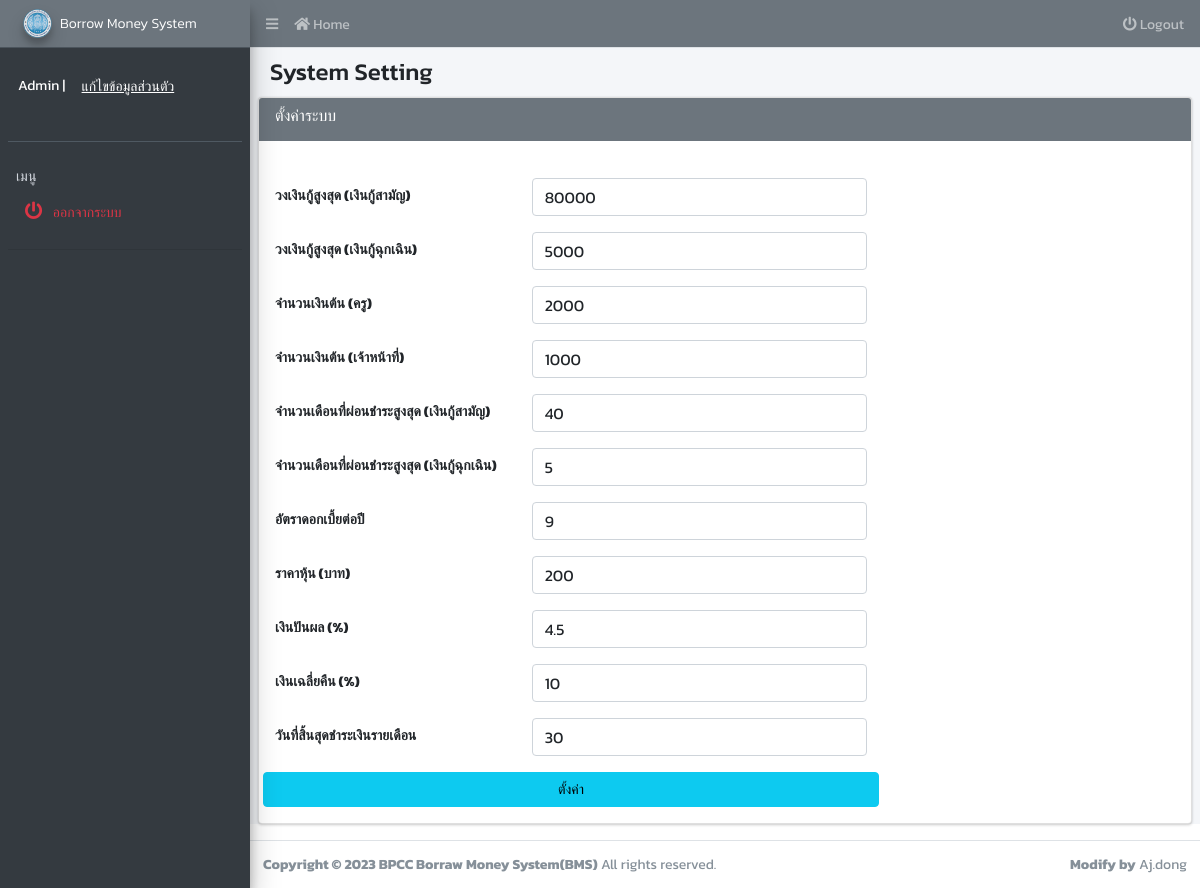
The page /admin/system.php (signed in) on the database as committed earlier.
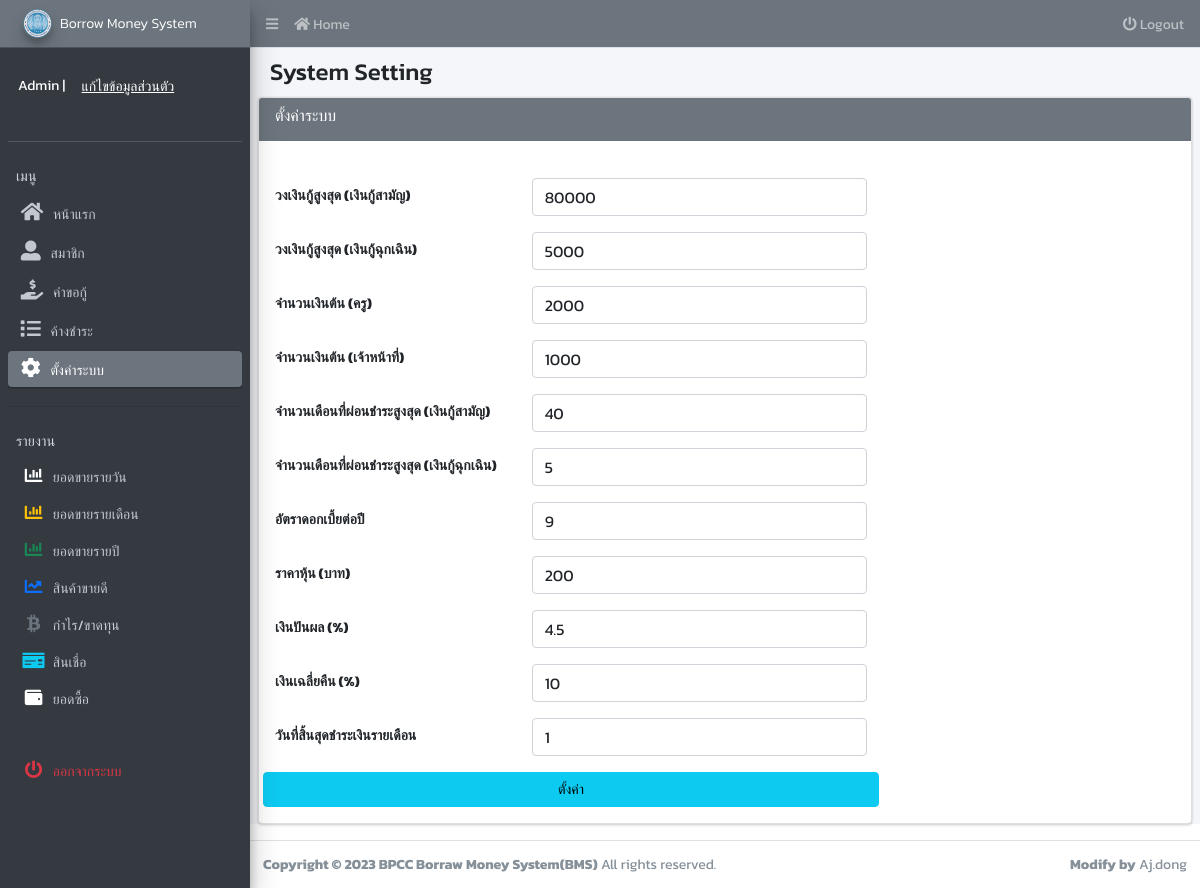
The same page on the database as committed later.
### tables this page shows
CREATE TABLE `system` (
  `st_id` int(11) NOT NULL,
  `st_max_amount_common` int(10) UNSIGNED NOT NULL COMMENT 'วงเงินกู้สูงสุด (เงินกู้สามัญ)',
  `st_max_amount_emergency` int(10) UNSIGNED NOT NULL COMMENT 'วงเงินกู้สูงสุด (เงินกู้ฉุกเฉิน)',
  `st_amount_cost_teacher` int(10) UNSIGNED NOT NULL COMMENT 'จำนวนเงินต้น (ครู)',
  `st_amount_cost_officer` int(10) UNSIGNED NOT NULL COMMENT 'จำนวนเงินต้น (เจ้าหน้าที่)',
  `st_max_months_common` int(10) UNSIGNED NOT NULL COMMENT 'จำนวนเดือนที่ผ่อนชำระสูงสุด (เงินกู้สามัญ)',
  `st_max_months_emergency` int(10) UNSIGNED NOT NULL COMMENT 'จำนวนเดือนที่ผ่อนชำระสูงสุด (เงินกู้ฉุกเฉิน)',
  `st_interest` float UNSIGNED NOT NULL COMMENT 'อัตราดอกเบี้ยต่อปี',
  `st_stock_price` float UNSIGNED NOT NULL COMMENT 'ราคาหุ้น (บาท)',
  `st_dividend_rate` float UNSIGNED NOT NULL COMMENT 'เงินปันผล (%)',
  `st_average_return_rate` float UNSIGNED NOT NULL COMMENT 'เงินเฉลี่ยคืน (%)',
  `st_dateline` int(10) UNSIGNED NOT NULL COMMENT 'วันที่สิ้นสุดชำระเงินรายเดือน'
);

### admin/system.php (the view, shortened to what this page needs)
<?php
$menu = "system";
include("header.php");
?>
<?php
$query = "SELECT * FROM `system` WHERE st_id = 1" or die("Error : ".mysqli_error($condb));
$result = mysqli_query($condb, $query);
$value = mysqli_fetch_array($result, MYSQLI_ASSOC);
?>
    <section class="content-header">
      <div class="container-fluid">
        <h1>System Setting</h1>
      </div>
    </section>
    <section class="content">
      <div class="card card-gray">
        <div class="card-header ">
          <h3 class="card-title">ตั้งค่าระบบ</h3>
        </div>
        <br>
        <div class="card-body">
          <div class="row">
            <div class="col-md-8">
              <form action="system_db.php" method="POST" enctype="multipart/form-data">
                <div class="row">
                  <label class="col-sm-5 col-form-label">วงเงินกู้สูงสุด (เงินกู้สามัญ)</label>
                  <div class="col-sm-7">
                    <input type="number" class="form-control" main="0" step="1" name="st_max_amount_common" value="<?php echo $value['st_max_amount_common']; ?>" required>
                  </div>
                </div>
                <div class="row mt-3">
                  <label class="col-sm-5 col-form-label">วงเงินกู้สูงสุด (เงินกู้ฉุกเฉิน)</label>
                  <div class="col-sm-7">
                    <input type="number" class="form-control" main="0" step="1" name="st_max_amount_emergency" value="<?php echo $value['st_max_amount_emergency']; ?>" required>
                  </div>
                </div>
                <div class="row mt-3">
                  <label class="col-sm-5 col-form-label">จำนวนเงินต้น (ครู)</label>
                  <div class="col-sm-7">
                    <input type="number" class="form-control" main="0" step="1" name="st_amount_cost_teacher" value="<?php echo $value['st_amount_cost_teacher']; ?>" required>
                  </div>
                </div>
                <div class="row mt-3">
                  <label class="col-sm-5 col-form-label">จำนวนเงินต้น (เจ้าหน้าที่)</label>
                  <div class="col-sm-7">
                    <input type="number" class="form-control" main="0" step="1" name="st_amount_cost_officer" value="<?php echo $value['st_amount_cost_officer']; ?>" required>
                  </div>
                </div>
                <div class="row mt-3">
                  <label class="col-sm-5 col-form-label">จำนวนเดือนที่ผ่อนชำระสูงสุด (เงินกู้สามัญ)</label>
                  <div class="col-sm-7">
                    <input type="number" class="form-control" main="0" step="1" name="st_max_months_common" value="<?php echo $value['st_max_months_common']; ?>" required>
                  </div>
                </div>
                <div class="row mt-3">
                  <label class="col-sm-5 col-form-label">จำนวนเดือนที่ผ่อนชำระสูงสุด (เงินกู้ฉุกเฉิน)</label>
                  <div class="col-sm-7">
                    <input type="number" class="form-control" main="0" step="1" name="st_max_months_emergency" value="<?php echo $value['st_max_months_emergency']; ?>" required>
                  </div>
                </div>
                <div class="row mt-3">
                  <label class="col-sm-5 col-form-label">อัตราดอกเบี้ยต่อปี</label>
                  <div class="col-sm-7">
                    <input type="number" class="form-control" main="0" max="100" step="0.01" name="st_interest" value="<?php echo $value['st_interest']; ?>" required>
                  </div>
                </div>
                <div class="row mt-3">
                  <label class="col-sm-5 col-form-label">ราคาหุ้น (บาท)</label>
                  <div class="col-sm-7">
                    <input type="number" class="form-control" main="0" step="1" name="st_stock_price" value="<?php echo $value['st_stock_price']; ?>" required>
                  </div>
                </div>
                <div class="row mt-3">
                  <label class="col-sm-5 col-form-label">เงินปันผล (%)</label>
                  <div class="col-sm-7">
                    <input type="number" class="form-control" main="0" max="100" step="0.01" name="st_dividend_rate" value="<?php echo $value['st_dividend_rate']; ?>" required>
                  </div>
                </div>
                <div class="row mt-3">
                  <label class="col-sm-5 col-form-label">เงินเฉลี่ยคืน (%)</label>
                  <div class="col-sm-7">
                    <input type="number" class="form-control" main="0" max="100" step="0.01" name="st_average_return_rate" value="<?php echo $value['st_average_return_rate']; ?>" required>
                  </div>
                </div>
                <div class="row mt-3">
                  <label class="col-sm-5 col-form-label">วันที่สิ้นสุดชำระเงินรายเดือน</label>
                  <div class="col-sm-7">
                    <input type="number" class="form-control" main="0" max="31" step="1" name="st_dateline" value="<?php echo $value['st_dateline']; ?>" required>
                  </div>
                </div>
                <div class="row mt-3">
                  <button type="submit" class="btn btn-info btn-block">ตั้งค่า</button>
                </div>
              </form>
            </div>
          </div>
        </div>
      </div>
    </section>
<?php
  include('footer2.php');
?>
</body>
</html>

### includes/header.php (shortened to what this page needs)
<!DOCTYPE html>
<html>
<head>
  <link rel="stylesheet" href="../assets/plugins/fontawesome-free/css/all.min.css">
  <link rel="stylesheet" href="../assets/plugins/datatables/css/dataTables.bootstrap5.min.css">
  <link rel="stylesheet" href="../assets/dist/css/adminlte.min.css">
  <link rel="stylesheet" href="../assets/plugins/bootstrap-5/bootstrap.min.css">
</head>
<body class="hold-transition sidebar-mini layout-fixed layout-navbar-fixed text-sm">
  <div class="wrapper">
    <?php include ("navbar.php"); ?>
    <?php include ("sidebar.php"); ?>
    <div class="content-wrapper">

### includes/navbar.php
<nav class="main-header  navbar navbar-expand navbar-gray navbar-dark">
  <ul class="navbar-nav">
    <li class="nav-item">
      <a class="nav-link" data-widget="pushmenu" href="#"><i class="fas fa-bars"></i></a>
    </li>
    <li class="nav-item">
      <a class="nav-link <?php if ($menu == "index"){echo "active";} ?>"  href="index.php"><i class="fas fa-home"></i> Home</a>
    </li>
  </ul>
  <ul class="navbar-nav ml-auto">
    <li class="nav-item">
      <a href="../logout.php" class="nav-link">
        <i class="fa fa-power-off"></i> Logout
      </a>
    </li>
  </ul>
</nav>

### includes/sidebar.php (shortened to what this page needs)
<aside class="main-sidebar sidebar-dark-gray elevation-4">
  <a href="" class="brand-link bg-gray">
    <img src="../bpcc_logo.png"
      alt="BPCC Logo"
      class="brand-image img-circle elevation-3"
      style="opacity: .8">
    <span class="brand-text font-weight-light">Borrow Money System</span>
  </a>
  <div class="sidebar">
    <div class="user-panel mt-3 pb-3 mb-3 d-flex">
      <div class="info">
        <p class="text-white"><?php echo $_SESSION['mem_name'];?> |
          <button type="button" class="btn btn-link text-white" data-bs-toggle="modal" data-bs-target="#myModal">แก้ไขข้อมูลส่วนตัว</button>
        </p>
      </div>
    </div>
    <?php if ($_SESSION["mem_status"] == 0) {?>
      <nav class="mt-2">
      <ul class="nav nav-pills nav-sidebar nav-child-indent flex-column" data-widget="treeview" role="menu" data-accordion="false">
        <li class="nav-header">เมนู</li>
        <li class="nav-item">
          <a href="index.php" class="nav-link <?php if($menu=="index"){echo "active";} ?> ">
            <i class="fas fa-home" style="font-size:20px"></i>
            <p>&nbsp;&nbsp;หน้าแรก</p>
          </a>
        </li>
        <li class="nav-item">
          <a href="list_mem.php" class="nav-link <?php if($menu=="member"){echo "active";} ?> ">
            <i class="fas fa-user-alt" style="font-size:20px"></i>
            <p>&nbsp;&nbsp;สมาชิก</p>
          </a>
        </li>
        <li class="nav-item">
          <a href="borrow_request.php" class="nav-link <?php if($menu=="borrow_request"){echo "active";} ?> ">
            <i class="fas fa-hand-holding-usd" style="font-size:20px"></i>
            <p>&nbsp;&nbsp;คำขอกู้</p>
          </a>
        </li>
        <li class="nav-item">
          <a href="mustpay.php" class="nav-link <?php if($menu=="mustpay"){echo "active";} ?> ">
            <i class="fas fa-list" style="font-size:20px"></i>
            <p>&nbsp;&nbsp;ค้างชำระ</p>
          </a>
        </li>
        <li class="nav-item">
          <a href="system.php" class="nav-link <?php if($menu=="system"){echo "active";} ?> ">
            <i class="fas fa-cog" style="font-size:20px"></i>
            <p>&nbsp;&nbsp;ตั้งค่าระบบ</p>
          </a>
        </li>
      </ul>
      <hr>
      <ul class="nav nav-pills nav-sidebar nav-child-indent flex-column" data-widget="treeview" role="menu" data-accordion="false">
        <li class="nav-header">รายงาน</li>
        <li class="nav-item">
          <a href="report_d.php" class="nav-link <?php if($menu=="report_d"){echo "active";} ?> ">
            <i class="nav-icon fas fa-chart-bar text-white"></i>
            <p>ยอดขายรายวัน</p>
          </a>
        </li>
        <li class="nav-item">
          <a href="report_m.php" class="nav-link <?php if($menu=="report_m"){echo "active";} ?> ">
            <i class="nav-icon fas fa-chart-bar text-warning"></i>
            <p>ยอดขายรายเดือน</p>
          </a>
        </li>
        <li class="nav-item">
          <a href="report_y.php" class="nav-link <?php if($menu=="report_y"){echo "active";} ?> ">
            <i class="nav-icon fas fa-chart-bar text-success"></i>
            <p>ยอดขายรายปี</p>
          </a>
        </li>
        <li class="nav-item">
          <a href="report_top10_product.php" class="nav-link <?php if($menu=="report_top10_product"){echo "active";} ?> ">
            <i class="nav-icon fas fa-chart-line text-primary"></i>
            <p>สินค้าขายดี</p>
          </a>
        </li>
        <li class="nav-item">
          <a href="#" class="nav-link <?php if($menu=="report_profit_loss"){echo "active";} ?> ">
            <i class="nav-icon fab fa-btc text-secondary"></i>
            <p>กำไร/ขาดทุน</p>
          </a>
        </li>
        <li class="nav-item">
          <a href="report_credit.php" class="nav-link <?php if($menu=="report_credit"){echo "active";} ?> ">
            <i class="nav-icon fas fa-money-check text-info"></i>
            <p>สินเชื่อ</p>
          </a>
        </li>
        <li class="nav-item">
          <a href="report_purchase.php" class="nav-link <?php if($menu=="report_purchase"){echo "active";} ?> ">
            <i class="nav-icon fas fa-wallet text-white"></i>
            <p>ยอดซื้อ</p>
          </a>
        </li>
        <li class="nav-header"></li>
        <li class="nav-item">
          <a href="../logout.php" class="nav-link text-danger">
            <i class="nav-icon fas fa-power-off"></i>
            <p>ออกจากระบบ</p>
          </a>
        </li>
      </ul>
    </nav>
    <?php }else{ ?>
    <nav class="mt-2">
      <ul class="nav nav-pills nav-sidebar nav-child-indent flex-column" data-widget="treeview" role="menu" data-accordion="false">
        <li class="nav-header">เมนู</li>
        <li class="nav-item">
          <a href="../logout.php" class="nav-link text-danger">
            <i class="nav-icon fas fa-power-off"></i>
            <p>ออกจากระบบ</p>
          </a>
        </li>
      </ul>
      <hr>
    </nav>
    <?php } ?>
  </div>
</aside>

### includes/footer2.php (shortened to what this page needs)
  </div>
  <footer class="main-footer">
    <div class="float-right d-none d-sm-block">
      <b>Modify by</b> Aj.dong
    </div>
    <strong>Copyright &copy; 2023 BPCC Borraw Money System(BMS)</strong> All rights reserved.
  </footer>
</div>

### includes/header.php (style rules this page uses)
body { font-family: 'Kanit', sans-serif; font-size: 14px; }

Rows that differ between the two databases and show on the page:
changed system: st_dateline "30" → "1"
Other text that changed with them:
text now shown: "หน้าแรก สมาชิก คำขอกู้ ค้างชำระ ตั้งค่าระบบ รายงาน ยอดขายรายวัน ยอดขายรายเดือน ยอดขายรายปี สินค้าขายดี กำไร/ขาดทุน สินเชื่อ ยอดซื้อ"
